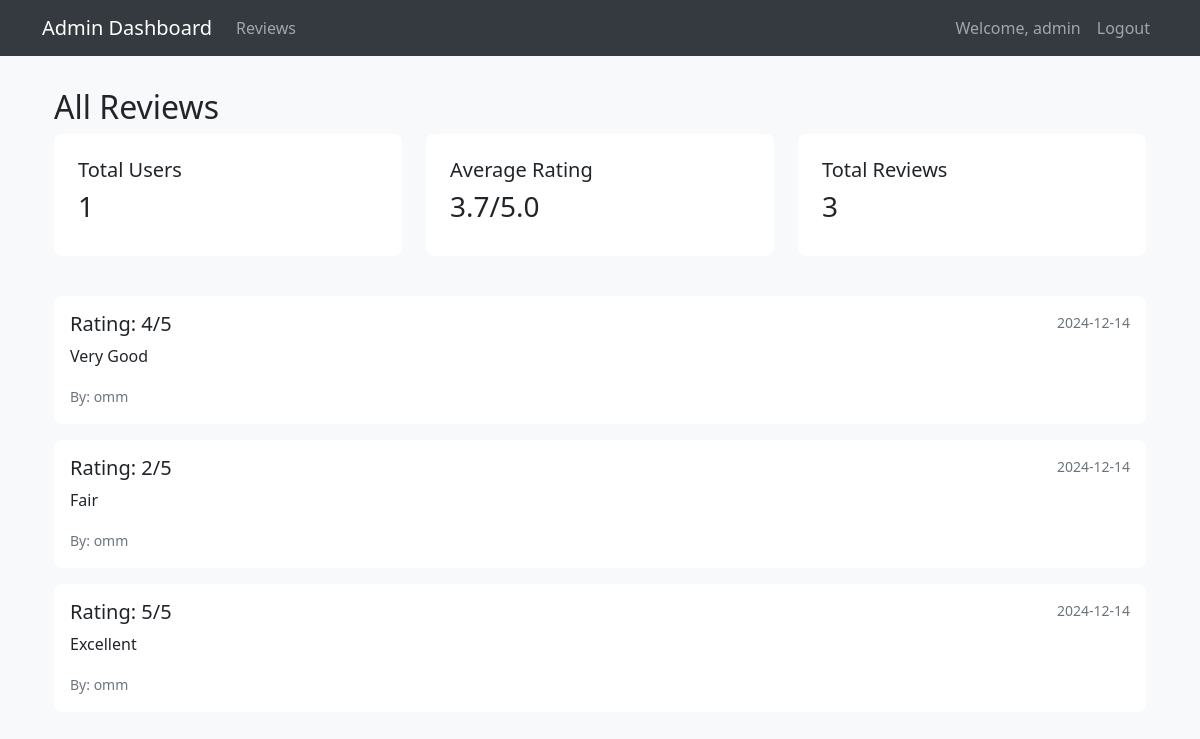
Screenshot of /admin/reviews (signed in) with the database file from the repository.
### app/models/models.py (models this page shows)
class User(UserMixin, db.Model):
    id = db.Column(db.Integer, primary_key=True)
    username = db.Column(db.String(80), unique=True, nullable=False)
    email = db.Column(db.String(120), unique=True, nullable=False)
    password = db.Column(db.String(120), nullable=False)
    is_admin = db.Column(db.Boolean, default=False)
    feedbacks = db.relationship('Feedback', backref='author', lazy=True)

class Feedback(db.Model):
    id = db.Column(db.Integer, primary_key=True)
    rating = db.Column(db.Integer, nullable=False)
    comment = db.Column(db.Text, nullable=False)
    created_date = db.Column(db.DateTime, default=datetime.utcnow)
    is_approved = db.Column(db.Boolean, default=False)
    user_id = db.Column(db.Integer, db.ForeignKey('user.id'), nullable=False)

### app/routes/admin_routes.py (the view)
@admin_bp.route('/reviews')
@login_required
def view_all_reviews():
    if not current_user.is_admin:
        return redirect(url_for('user.home'))
    all_reviews = Feedback.query.all()
    total_users = User.query.filter_by(is_admin=False).count()
    avg_rating = db.session.query(db.func.avg(Feedback.rating)).scalar() or 0
    return render_template('admin/all_reviews.html',
                         reviews=all_reviews,
                         total_users=total_users,
                         avg_rating=avg_rating)

### app/__init__.py (called while the page is built)
def create_app():
    app = Flask(__name__)
    app.config.from_object(Config)
    db.init_app(app)
    login_manager.init_app(app)
    login_manager.login_view = 'auth.login'
    from app.models.models import User
    from app.routes.user_routes import user_bp
    from app.routes.admin_routes import admin_bp
    from app.routes.auth_routes import auth_bp
    app.register_blueprint(user_bp)
    app.register_blueprint(admin_bp)
    app.register_blueprint(auth_bp)
    @login_manager.user_loader
    def load_user(user_id):
        return User.query.get(int(user_id))
    return app

### app/templates/admin/all_reviews.html
{% extends "admin/admin_base.html" %}
{% block content %}
<div class="container">
    <h2>All Reviews</h2>
    <div class="row mb-4">
        <div class="col-md-4">
            <div class="stats-card">
                <h5>Total Users</h5>
                <h3>{{ total_users }}</h3>
            </div>
        </div>
        <div class="col-md-4">
            <div class="stats-card">
                <h5>Average Rating</h5>
                <h3>{{ "%.1f"|format(avg_rating) }}/5.0</h3>
            </div>
        </div>
        <div class="col-md-4">
            <div class="stats-card">
                <h5>Total Reviews</h5>
                <h3>{{ reviews|length }}</h3>
            </div>
        </div>
    </div>
    <div class="reviews-list">
        {% for review in reviews %}
        <div class="review-card">
            <div class="d-flex justify-content-between">
                <h5>Rating: {{ review.rating }}/5</h5>
                <small class="text-muted">{{ review.created_date.strftime('%Y-%m-%d') }}</small>
            </div>
            <p>{{ review.comment }}</p>
            <small class="text-muted">By: {{ review.author.username }}</small>
        </div>
        {% else %}
        <div class="alert alert-info">
            No reviews available yet.
        </div>
        {% endfor %}
    </div>
</div>
{% endblock %}

### app/templates/admin/admin_base.html (shortened to what this page needs)
<!DOCTYPE html>
<html lang="en">
<head>
    <link href="https://cdn.jsdelivr.net/npm/bootstrap@5.1.3/dist/css/bootstrap.min.css" rel="stylesheet">
    <link rel="stylesheet" href="{{ url_for('static', filename='css/admin.css') }}">
</head>
<body>
    <nav class="navbar navbar-expand-lg navbar-dark bg-dark">
        <div class="container">
            <a class="navbar-brand" href="{{ url_for('admin.admin_home') }}">Admin Dashboard</a>
            <div class="collapse navbar-collapse">
                <ul class="navbar-nav me-auto">
                    <li class="nav-item">
                        <a class="nav-link" href="{{ url_for('admin.view_all_reviews') }}">Reviews</a>
                    </li>
                </ul>
                <ul class="navbar-nav">
                    <li class="nav-item">
                        <span class="nav-link">Welcome, {{ current_user.username }}</span>
                    </li>
                    <li class="nav-item">
                        <a class="nav-link" href="{{ url_for('auth.logout') }}">Logout</a>
                    </li>
                </ul>
            </div>
        </div>
    </nav>
    <div class="container mt-4">
        {% block content %}{% endblock %}
    </div>
</body>
</html>

### app/static/css/admin.css (style rules this page uses)
body { background-color: #f8f9fa; }
.navbar { margin-bottom: 2rem; background-color: #343a40 !important; }
.stats-card { background-color: #fff; border-radius: 8px; padding: 1.5rem; margin-bottom: 1rem; }
.review-card { background-color: #fff; border-radius: 8px; padding: 1rem; margin-bottom: 1rem; }

### rows the page displays
User: username "admin"
Feedback: rating "4", created_date "2024-12-14", comment "Very Good", author.username "omm"
Feedback: rating "2", created_date "2024-12-14", comment "Fair", author.username "omm"
Feedback: rating "5", created_date "2024-12-14", comment "Excellent", author.username "omm"

### other values shown
{{ total_users }} "1"
{{ "%.1f"|format(avg_rating) }} "3.7"
{{ reviews|length }} "3"
